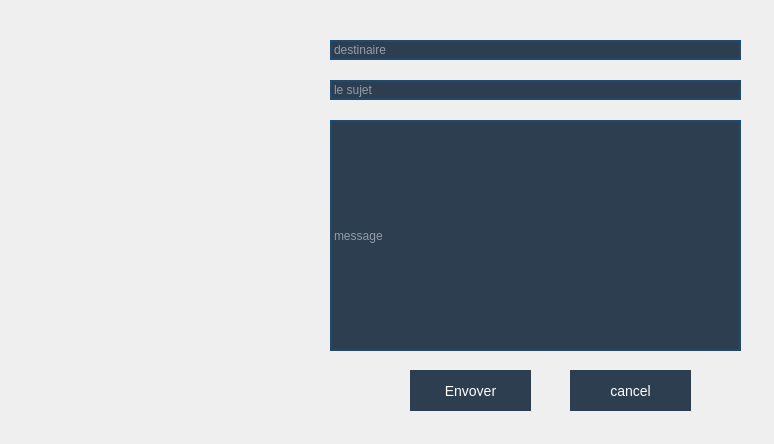
<?xml version="1.0" encoding="UTF-8"?>
<ui version="4.0">
 <class>mailing</class>
 <widget class="QDialog" name="mailing">
  <property name="geometry">
   <rect>
    <x>0</x>
    <y>0</y>
    <width>774</width>
    <height>444</height>
   </rect>
  </property>
  <property name="windowTitle">
   <string>Dialog</string>
  </property>
  <widget class="QPushButton" name="envoyer">
   <property name="geometry">
    <rect>
     <x>410</x>
     <y>370</y>
     <width>121</width>
     <height>41</height>
    </rect>
   </property>
   <property name="styleSheet">
    <string notr="true">QPushButton{
font-family: &quot;Roboto&quot;, sans-serif;
    text-transform: uppercase;
    outline: 0;
    background: #2c3e50;
    color: #FFFFFF;
    width: 100%;
    border: 0;
    padding: 15px;
    font-size: 14px;
    -webkit-transition: all 0.3 ease;
    transition: all 0.3 ease;
    cursor: pointer;

}
QPushButton:hover
{

    background: #3498db;
}




</string>
   </property>
   <property name="text">
    <string>Envoyer</string>
   </property>
  </widget>
  <widget class="QLineEdit" name="lineedit_msg">
   <property name="geometry">
    <rect>
     <x>330</x>
     <y>120</y>
     <width>411</width>
     <height>231</height>
    </rect>
   </property>
   <property name="styleSheet">
    <string notr="true">QLineEdit
{
	background-color: #2c3e50;
	color: #fcfcfc;
	border-style: solid;
	border-width: 2px;
	border-color: #1e4b6d;


}


QLineEdit::hover
{
	background-color: #2c3e50;
	color: #fcfcfc;
	border-style: solid;
	border-width: 2px;
	border-color: #01dcff;


}


QLineEdit::focus
{
	
	color: #fcfcfc;
	border-style: solid;
	border-width: 2px;
	border-color: #01dcff;


}
</string>
   </property>
   <property name="placeholderText">
    <string>message</string>
   </property>
  </widget>
  <widget class="QLineEdit" name="lineedit_sujet">
   <property name="geometry">
    <rect>
     <x>330</x>
     <y>80</y>
     <width>411</width>
     <height>20</height>
    </rect>
   </property>
   <property name="styleSheet">
    <string notr="true">QLineEdit
{
	background-color: #2c3e50;
	color: #fcfcfc;
	border-style: solid;
	border-width: 2px;
	border-color: #1e4b6d;


}


QLineEdit::hover
{
	background-color: #2c3e50;
	color: #fcfcfc;
	border-style: solid;
	border-width: 2px;
	border-color: #01dcff;


}


QLineEdit::focus
{
	
	color: #fcfcfc;
	border-style: solid;
	border-width: 2px;
	border-color: #01dcff;


}
</string>
   </property>
   <property name="placeholderText">
    <string>le sujet</string>
   </property>
  </widget>
  <widget class="QPushButton" name="envoyer_2">
   <property name="geometry">
    <rect>
     <x>570</x>
     <y>370</y>
     <width>121</width>
     <height>41</height>
    </rect>
   </property>
   <property name="styleSheet">
    <string notr="true">QPushButton{
font-family: &quot;Roboto&quot;, sans-serif;
    text-transform: uppercase;
    outline: 0;
    background: #2c3e50;
    color: #FFFFFF;
    width: 100%;
    border: 0;
    padding: 15px;
    font-size: 14px;
    -webkit-transition: all 0.3 ease;
    transition: all 0.3 ease;
    cursor: pointer;

}
QPushButton:hover
{

    background: #3498db;
}




</string>
   </property>
   <property name="text">
    <string>cancel</string>
   </property>
  </widget>
  <widget class="QLineEdit" name="comboBox_3">
   <property name="geometry">
    <rect>
     <x>330</x>
     <y>40</y>
     <width>411</width>
     <height>20</height>
    </rect>
   </property>
   <property name="styleSheet">
    <string notr="true">QLineEdit
{
	background-color: #2c3e50;
	color: #fcfcfc;
	border-style: solid;
	border-width: 2px;
	border-color: #1e4b6d;


}


QLineEdit::hover
{
	background-color: #2c3e50;
	color: #fcfcfc;
	border-style: solid;
	border-width: 2px;
	border-color: #01dcff;


}


QLineEdit::focus
{
	
	color: #fcfcfc;
	border-style: solid;
	border-width: 2px;
	border-color: #01dcff;


}
</string>
   </property>
   <property name="placeholderText">
    <string>destinaire</string>
   </property>
  </widget>
  <widget class="QLabel" name="label_10">
   <property name="geometry">
    <rect>
     <x>-100</x>
     <y>0</y>
     <width>871</width>
     <height>451</height>
    </rect>
   </property>
   <property name="styleSheet">
    <string notr="true">border-image: url(:/img/policeman-background_48369-15139.jpg) 1 1 1 1 stretch stretch;</string>
   </property>
   <property name="text">
    <string/>
   </property>
  </widget>
  <zorder>label_10</zorder>
  <zorder>envoyer</zorder>
  <zorder>lineedit_msg</zorder>
  <zorder>lineedit_sujet</zorder>
  <zorder>envoyer_2</zorder>
  <zorder>comboBox_3</zorder>
 </widget>
 <resources/>
 <connections/>
</ui>
